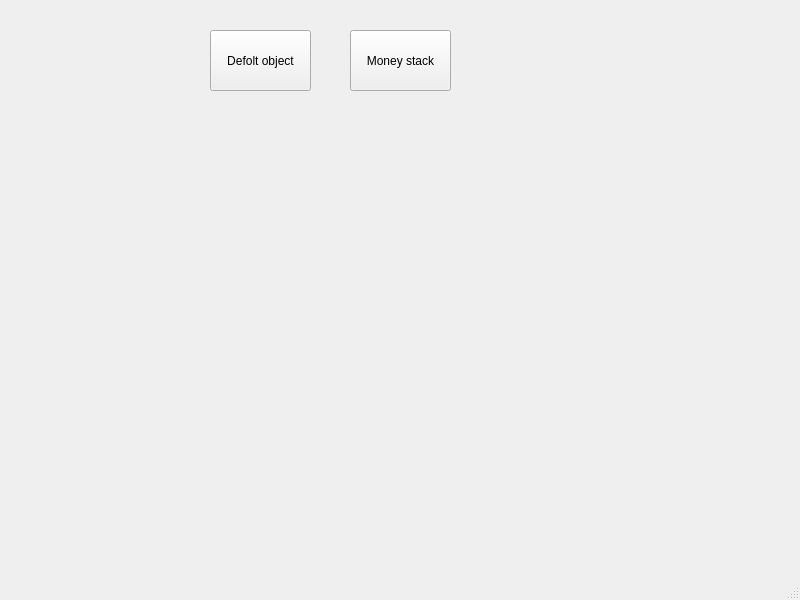
<?xml version="1.0" encoding="UTF-8"?>
<ui version="4.0">
 <class>MainWindow</class>
 <widget class="QMainWindow" name="MainWindow">
  <property name="geometry">
   <rect>
    <x>0</x>
    <y>0</y>
    <width>800</width>
    <height>600</height>
   </rect>
  </property>
  <property name="cursor">
   <cursorShape>ArrowCursor</cursorShape>
  </property>
  <property name="mouseTracking">
   <bool>false</bool>
  </property>
  <property name="windowTitle">
   <string>MainWindow</string>
  </property>
  <widget class="QWidget" name="centralwidget">
   <widget class="QPushButton" name="pushButton">
    <property name="geometry">
     <rect>
      <x>210</x>
      <y>30</y>
      <width>101</width>
      <height>61</height>
     </rect>
    </property>
    <property name="text">
     <string>Defolt object</string>
    </property>
   </widget>
   <widget class="QPushButton" name="pushButton_2">
    <property name="geometry">
     <rect>
      <x>350</x>
      <y>30</y>
      <width>101</width>
      <height>61</height>
     </rect>
    </property>
    <property name="text">
     <string>Money stack</string>
    </property>
   </widget>
  </widget>
  <widget class="QMenuBar" name="menubar">
   <property name="geometry">
    <rect>
     <x>0</x>
     <y>0</y>
     <width>800</width>
     <height>21</height>
    </rect>
   </property>
  </widget>
  <widget class="QStatusBar" name="statusbar"/>
 </widget>
 <resources/>
 <connections/>
</ui>
